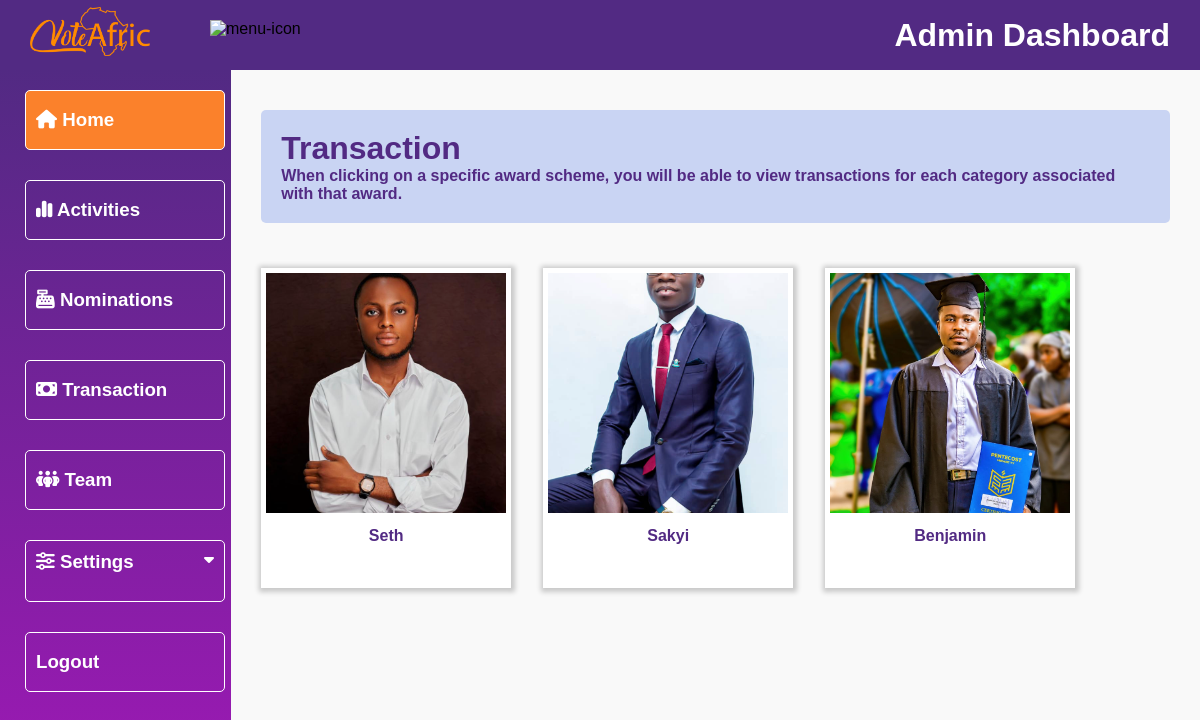
The page /dashboard/transaction/PERSONALITYOFTHEYEAR2024/ on the database as committed earlier.
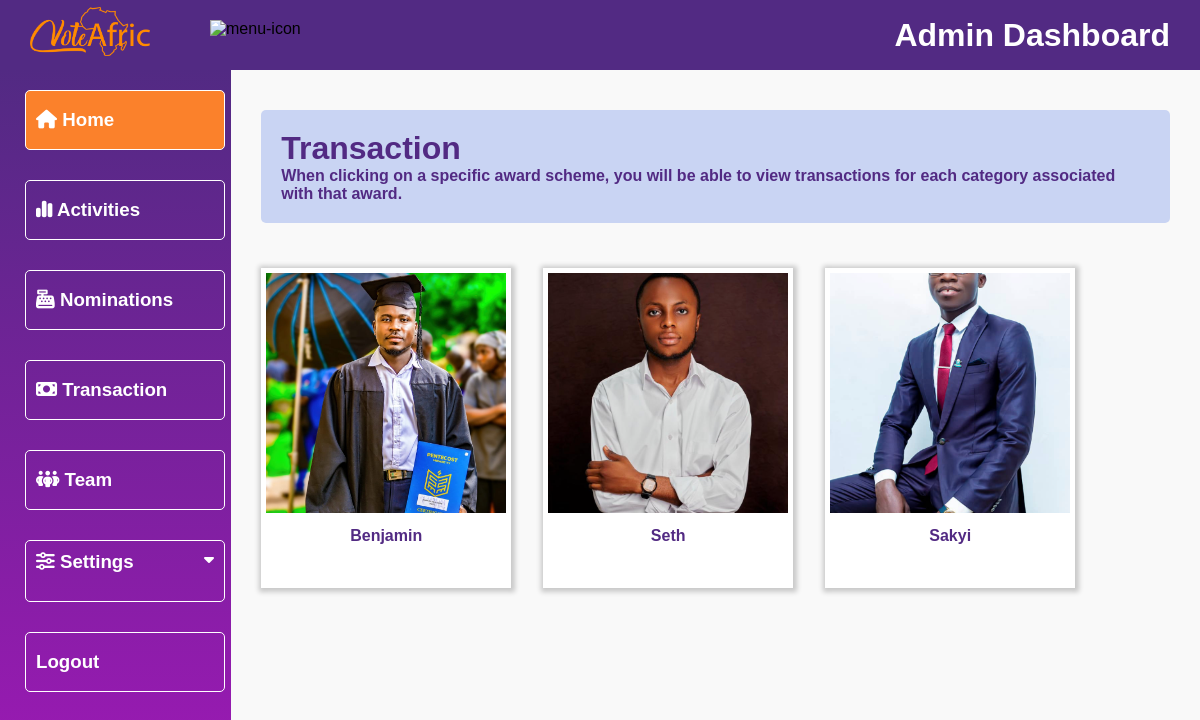
The same page on the database as committed later.
### payment/models.py (models this page shows, shortened)
class Nominees(models.Model):
    category = models.ForeignKey(Category, on_delete=models.CASCADE, null=True)
    sub_category = models.ForeignKey(SubCategory, on_delete=models.CASCADE, null=True)
    name = models.CharField(max_length=100)
    image = models.ImageField(upload_to="nominees")
    slug = models.SlugField(unique=True, null=True)
    total_vote = models.IntegerField(default=0, null=True)
    can_vote = models.BooleanField(default=True)
    can_see_result = models.BooleanField(default=True)
    date_added = models.DateTimeField('date added', null=True)
    end_date = models.DateTimeField('end date', null=True)
    class Meta:
        verbose_name_plural = "nominees"
        ordering = ('-total_vote',)

### dashboard/views.py (the view)
# urls.py: path('transaction/<slug:nominee_slug>/', views.transaction, name='transaction'),
def transaction(request, nominee_slug):
    sub_category = None
    nominees = Nominees.objects.all()
    if nominee_slug:
        sub_category = get_object_or_404(SubCategory, slug=nominee_slug)
        nominees = nominees.filter(sub_category=sub_category)
        total_votes = nominees.aggregate(total=Sum('total_vote'))
    context = {
        'sub_category': sub_category,
        'nominees': nominees,
        'total_votes': total_votes,
        'title': 'adminPage'
    }
    return render(request, 'dashboard/transaction.html', context)

### vote/models.py (called while the page is built)
    def __str__(self):
        return self.content

### dashboard/templates/dashboard/transaction.html (shortened to what this page needs)
{% extends 'dashboard/base.html' %}
{% load static %}
{% block content %}
        <div class="main">
            <div class="transaction-interface-container">
                <div class="heading">
                    <h1>Transaction</h1>
                    <p> When clicking on a specific award scheme, you will be able to view transactions for each
                        category associated with that award. </p>
                </div>
                <div class="transaction-for-awards">
                    {% for x in nominees %}
                    <a href="{% url 'transaction_category' x.slug %}">
                        <div class="awards-transaction-container">
                            <div class="awards-img">
                                <img src="{{ x.image.url }}" alt="geima">
                            </div>
                            <div class="awards-name">
                                <h2>{{ x.name }}</h2>
                            </div>
                        </div>
                    </a>
                    {% endfor %}
                </div>
            </div>
        </div>
    </div>
{% endblock %}

Rows that differ between the two databases and show on the page:
changed Nominees "Benjamin": moves up the list
